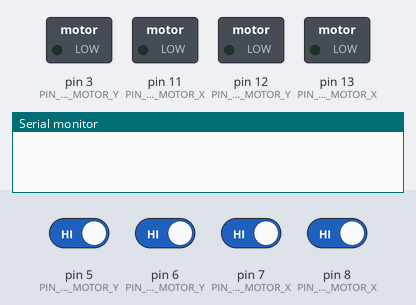
The sketch below on a simulated Arduino Uno, built with avr-gcc and run on an emulated ATmega328P. Parts: switched loads named in the sketch (green lamp = pin HIGH), the last lines printed to the serial monitor. Inputs (shaded band) come from the test bench; at power-on: pin 5 (PIN_BOUTON_SENS_1_MOTOR_Y), pin 6 (PIN_BOUTON_SENS_2_MOTOR_Y), pin 7 (PIN_BOUTON_SENS_2_MOTOR_X), pin 8 (PIN_BOUTON_SENS_1_MOTOR_X) HIGH.

Above: at 1.2 s.
1.3 s: pin 5 (PIN_BOUTON_SENS_1_MOTOR_Y) driven LOW
At 2.1 s:
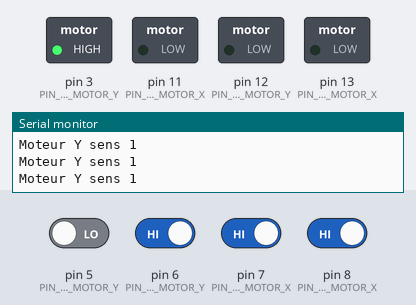
2.8 s: pin 7 (PIN_BOUTON_SENS_2_MOTOR_X) driven LOW
At 3.6 s:
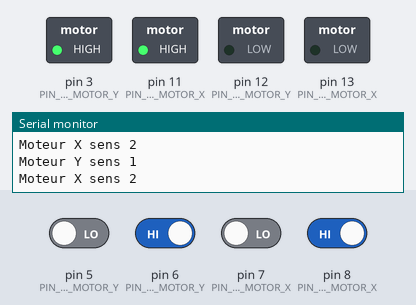
4.3 s: pin 8 (PIN_BOUTON_SENS_1_MOTOR_X) driven LOW
At 4.6 s:
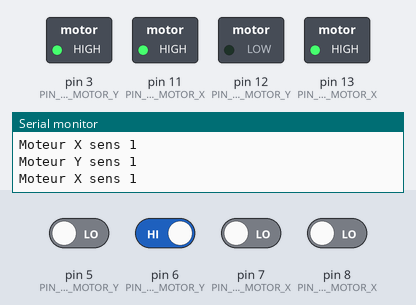
5.8 s: pin 5 (PIN_BOUTON_SENS_1_MOTOR_Y) driven HIGH
At 6.2 s:
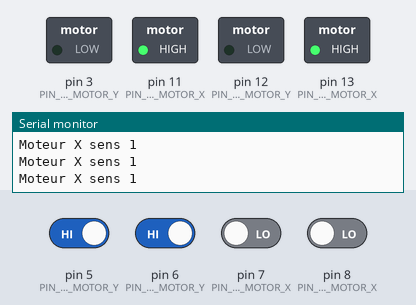
7.3 s: pin 6 (PIN_BOUTON_SENS_2_MOTOR_Y) driven LOW
At 8.5 s:
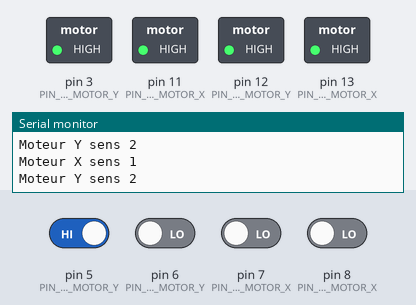
8.8 s: pin 6 (PIN_BOUTON_SENS_2_MOTOR_Y) driven HIGH
At 10.2 s:
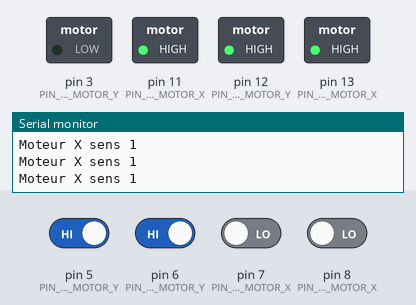
Timing chart, 0 to 11.3 s (numbered marks = the images above; inputs shaded):
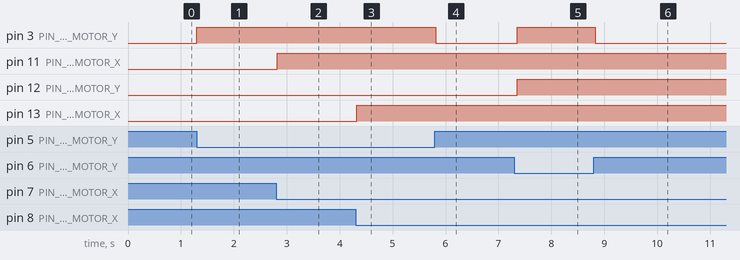

The sketch:

rotation.ino
```cpp
// ░██████╗░░█████╗░██████╗░██████╗░░█████╗░  ██████╗░░█████╗░████████╗░█████╗░████████╗██╗░█████╗░███╗░░██╗
// ██╔════╝░██╔══██╗██╔══██╗██╔══██╗██╔══██╗  ██╔══██╗██╔══██╗╚══██╔══╝██╔══██╗╚══██╔══╝██║██╔══██╗████╗░██║
// ██║░░██╗░██║░░██║██████╔╝██████╔╝██║░░██║  ██████╔╝██║░░██║░░░██║░░░███████║░░░██║░░░██║██║░░██║██╔██╗██║
// ██║░░╚██╗██║░░██║██╔═══╝░██╔══██╗██║░░██║  ██╔══██╗██║░░██║░░░██║░░░██╔══██║░░░██║░░░██║██║░░██║██║╚████║
// ╚██████╔╝╚█████╔╝██║░░░░░██║░░██║╚█████╔╝  ██║░░██║╚█████╔╝░░░██║░░░██║░░██║░░░██║░░░██║╚█████╔╝██║░╚███║
// ░╚═════╝░░╚════╝░╚═╝░░░░░╚═╝░░╚═╝░╚════╝░  ╚═╝░░╚═╝░╚════╝░░░░╚═╝░░░╚═╝░░╚═╝░░░╚═╝░░░╚═╝░╚════╝░╚═╝░░╚══╝
// https://arduinogetstarted.com/tutorials/arduino-joystick?utm_content=cmp-true
// https://www.aranacorp.com/fr/utilisation-dun-joystick-avec-arduino/

// █▄▄ █▀█ █░█ ▀█▀ █▀█ █▄░█ █▀   █▀█ █▀█ █░█ █▀ █▀ █▀█ █ █▀█ █▀
// █▄█ █▄█ █▄█ ░█░ █▄█ █░▀█ ▄█   █▀▀ █▄█ █▄█ ▄█ ▄█ █▄█ █ █▀▄ ▄█
#include "config.h"

void setup() {
  pinMode(PIN_VITESSE_MOTOR_X, OUTPUT); // Broche vitesseMotA configurée en sortie
  pinMode(PIN_SENS_MOTOR_X, OUTPUT); // Broche sensMotA configurée en sortie
  digitalWrite(PIN_SENS_MOTOR_X, LOW); // À l'arrêt
  analogWrite(PIN_VITESSE_MOTOR_X, 0);

  pinMode(PIN_VITESSE_MOTOR_Y, OUTPUT);
  pinMode(PIN_SENS_MOTOR_Y, OUTPUT);
  digitalWrite(PIN_SENS_MOTOR_Y, LOW); // Arrêt du moteur 2
  analogWrite(PIN_VITESSE_MOTOR_Y, 0);

  pinMode(PIN_BOUTON_SENS_1_MOTOR_X, INPUT_PULLUP); // Broche du bouton de sens 1 configurée en entrée avec une résistance de pull-up interne activée
  pinMode(PIN_BOUTON_SENS_2_MOTOR_X, INPUT_PULLUP); // Broche du bouton de sens 2 configurée en entrée avec une résistance de pull-up interne activée
  pinMode(PIN_BOUTON_SENS_1_MOTOR_Y, INPUT_PULLUP); // Broche du bouton de sens 1 configurée en entrée avec une résistance de pull-up interne activée
  pinMode(PIN_BOUTON_SENS_2_MOTOR_Y, INPUT_PULLUP); // Broche du bouton de sens 2 configurée en entrée avec une résistance de pull-up interne activée

  // Démarre la communication série
  Serial.begin(9600);
}

void loop() {
  int sensRotaMotorX = rotaDirectionMotorX();
  int sensRotaMotorY = rotaDirectionMotorY();

  controlMotorX(sensRotaMotorX);
  controlMotorY(sensRotaMotorY);
  // Autres actions à effectuer dans la boucle principale
}

int rotaDirectionMotorX() {
  int etatBoutonSens1 = digitalRead(PIN_BOUTON_SENS_1_MOTOR_X);
  int etatBoutonSens2 = digitalRead(PIN_BOUTON_SENS_2_MOTOR_X);

  if (etatBoutonSens1 == LOW) {
    return 1; // Sens 1
  } else if (etatBoutonSens2 == LOW) {
    return 2; // Sens 2
  }

  return 0; // Aucun sens sélectionné
}
int rotaDirectionMotorY() {
  int etatBoutonSens1 = digitalRead(PIN_BOUTON_SENS_1_MOTOR_Y);
  int etatBoutonSens2 = digitalRead(PIN_BOUTON_SENS_2_MOTOR_Y);

  if (etatBoutonSens1 == LOW) {
    return 1; // Sens 1
  } else if (etatBoutonSens2 == LOW) {
    return 2; // Sens 2
  }

  return 0; // Aucun sens sélectionné
}

void controlMotorX(int sensRotaMotorX) {
  switch (sensRotaMotorX) {
    case 1:
      Serial.println("Moteur X sens 1 ");
      digitalWrite(PIN_SENS_MOTOR_X, HIGH); // Sens 1
      analogWrite(PIN_VITESSE_MOTOR_X, 255); // Vitesse maximale à faire varier entre 0 et 255
      // Serial.println("Le moteur X tourne dans le sens 1");
      break;
    case 2:
      Serial.println("Moteur X sens 2 ");
      digitalWrite(PIN_SENS_MOTOR_X, LOW); // Sens 2
      analogWrite(PIN_VITESSE_MOTOR_X, 255); // Vitesse maximale
      // Serial.println("Le moteur X tourne dans le sens 2");
      break;
    default:
      analogWrite(PIN_VITESSE_MOTOR_X, 0); // Vitesse nulle
      //Serial.println("Le moteur X est à l'arrêt");
      break;
  }
}
void controlMotorY(int sensRotaMotorY) {
  switch (sensRotaMotorY) {
    case 1:
      Serial.println("Moteur Y sens 1 ");
      digitalWrite(PIN_SENS_MOTOR_Y, LOW); // Sens 1
      analogWrite(PIN_VITESSE_MOTOR_Y, 255); // Vitesse maximale à faire varier entre 0 et 255
      // Serial.println("Le moteur Y tourne dans le sens 1");
      break;
    case 2:
      Serial.println("Moteur Y sens 2 ");
      digitalWrite(PIN_SENS_MOTOR_Y, HIGH); // Sens 2
      analogWrite(PIN_VITESSE_MOTOR_Y, 255); // Vitesse maximale
      // Serial.println("Le moteur Y tourne dans le sens 2");
      break;
    default:
      analogWrite(PIN_VITESSE_MOTOR_Y, 0); // Vitesse nulle
      //Serial.println("Le moteur Y est à l'arrêt");
      break;
  }
}


// EN TEST

// █▀ █▀█ █▀▀ █▀▀ █▀▄   █░░ █ █▀▄▀█ █ ▀█▀
// ▄█ █▀▀ ██▄ ██▄ █▄▀   █▄▄ █ █░▀░█ █ ░█░

// void moveMotorX(float speedRPM) {
//   // Vérifie si la vitesse donnée dépasse la vitesse maximale autorisée
//   if (speedRPM > MAX_SPEED_X) {
//     speedRPM = MAX_SPEED_X;
//   }

//   // Convertit la vitesse en tours par minute en valeur de vitesse appropriée pour la fonction analogWrite()
//   int speedValue = map(speedRPM, 0, MAX_SPEED_X, 0, 255);

//   // Détermine le sens de rotation en fonction de la valeur de vitesse
//   if (speedValue > 0) {
//     digitalWrite(PIN_SENS_MOTOR_X, HIGH); // Sens 1
//   } else {
//     digitalWrite(PIN_SENS_MOTOR_X, LOW); // Sens 2
//   }

//   // Met à jour la vitesse du moteur
//   analogWrite(PIN_VITESSE_MOTOR_X, abs(speedValue));
// }

// void moveMotorY(float speedRPM) {
//   // Vérifie si la vitesse donnée dépasse la vitesse maximale autorisée
//   if (speedRPM > MAX_SPEED_Y) {
//     speedRPM = MAX_SPEED_Y;
//   }

//   // Convertit la vitesse en tours par minute en valeur de vitesse appropriée pour la fonction analogWrite()
//   int speedValue = map(speedRPM, 0, MAX_SPEED_Y, 0, 255);

//   // Détermine le sens de rotation en fonction de la valeur de vitesse
//   if (speedValue > 0) {
//     digitalWrite(PIN_SENS_MOTOR_Y, HIGH); // Sens 1
//   } else {
//     digitalWrite(PIN_SENS_MOTOR_Y, LOW); // Sens 2
//   }

//   // Met à jour la vitesse du moteur
//   analogWrite(PIN_VITESSE_MOTOR_Y, abs(speedValue));
// }


// █▀▄▀█ █▀█ ▀█▀ █▀█ █▀█   ▄▀█ █▄░█ █▀▀ █░░ █▀▀ █▀
// █░▀░█ █▄█ ░█░ █▄█ █▀▄   █▀█ █░▀█ █▄█ █▄▄ ██▄ ▄█

// void setup() {
//   // Positionne les moteurs à l'angle par défaut
//   angleMotorX(DEFAULT_ANGLE_X);
//   angleMotorY(DEFAULT_ANGLE_Y);
// }

// void angleMotorX(float angle) {
//   // Vérifie si l'angle donné est en dehors de la plage autorisée
//   if (angle < MIN_ANGLE_X || angle > MAX_ANGLE_X) {
//     // Gère l'erreur d'angle invalide
//     Serial.println("Angle invalide pour le moteur X");
//     return;
//   }

//   // Calcule la valeur de vitesse en fonction de l'angle (à adapter en fonction de votre configuration)
//   int speed = map(angle, MIN_ANGLE_X, MAX_ANGLE_X, 0, 255);

//   // Détermine le sens de rotation en fonction de l'angle (à adapter en fonction de votre configuration)
//   if (angle < currentAngleX) {
//     digitalWrite(PIN_SENS_MOTOR_X, HIGH); // Sens 1
//   } else {
//     digitalWrite(PIN_SENS_MOTOR_X, LOW); // Sens 2
//   }

//   // Met à jour la vitesse du moteur
//   analogWrite(PIN_VITESSE_MOTOR_X, speed);

//   // Met à jour l'angle actuel
//   currentAngleX = angle;
// }
// void angleMotorY(float angle) {
//   // Vérifie si l'angle donné est en dehors de la plage autorisée
//   if (angle < MIN_ANGLE_Y || angle > MAX_ANGLE_Y) {
//     // Gère l'erreur d'angle invalide
//     Serial.println("Angle invalide pour le moteur Y");
//     return;
//   }

//   // Calcule la valeur de vitesse en fonction de l'angle (à adapter en fonction de votre configuration)
//   int speed = map(angle, MIN_ANGLE_Y, MAX_ANGLE_Y, 0, 255);

//   // Détermine le sens de rotation en fonction de l'angle (à adapter en fonction de votre configuration)
//   if (angle < currentAngleY) {
//     digitalWrite(PIN_SENS_MOTOR_Y, LOW); // Sens 1
//   } else {
//     digitalWrite(PIN_SENS_MOTOR_Y, HIGH); // Sens 2
//   }

//   // Met à jour la vitesse du moteur
//   analogWrite(PIN_VITESSE_MOTOR_Y, speed);

//   // Met à jour l'angle actuel
//   currentAngleY = angle;
// }


// █▀▄ █▀█ █░█ █▄▄ █░░ █▀▀ ▄▄ █▀▀ █░░ █ █▀▀ █▄▀
// █▄▀ █▄█ █▄█ █▄█ █▄▄ ██▄ ░░ █▄▄ █▄▄ █ █▄▄ █░█

// void loop() {
//   int sensRotation = rotaDirection();
//   controlMotor(sensRotation);
// }

// int rotaDirection() {
//   int etatBoutonSens1 = digitalRead(PIN_BOUTON_SENS_1);
//   int etatBoutonSens2 = digitalRead(PIN_BOUTON_SENS_2);

//   if (etatBoutonSens1 == LOW) {
//     if (isDoubleClick(PIN_BOUTON_SENS_1)) {
//       return toggleRotaPriority(); // Changer la priorité de rotation
//     } else {
//       return rotaPriority;
//     }
//   } else if (etatBoutonSens2 == LOW) {
//     if (isDoubleClick(PIN_BOUTON_SENS_2)) {
//       return toggleRotaPriority(); // Changer la priorité de rotation
//     } else {
//       return rotaPriority;
//     }
//   }

//   return 0; // Aucun sens sélectionné
// }

// void controlMotor(int sensRotation) {
//   switch (sensRotation) {
//     case 1:
//       digitalWrite(PIN_SENS_MOTEUR1, LOW);
//       analogWrite(PIN_VITESSE_MOTEUR1, 128);
//       break;
//     case 2:
//       digitalWrite(PIN_SENS_MOTEUR1, HIGH);
//       analogWrite(PIN_VITESSE_MOTEUR1, 255);
//       break;
//     default:
//       digitalWrite(PIN_SENS_MOTEUR1, LOW);
//       analogWrite(PIN_VITESSE_MOTEUR1, 0);
//       break;
//   }

//   if (rotaPriority == 2) {
//     switch (sensRotation) {
//       case 1:
//         digitalWrite(PIN_SENS_MOTEUR2, LOW);
//         analogWrite(PIN_VITESSE_MOTEUR2, 128);
//         break;
//       case 2:
//         digitalWrite(PIN_SENS_MOTEUR2, HIGH);
//         analogWrite(PIN_VITESSE_MOTEUR2, 255);
//         break;
//       default:
//         digitalWrite(PIN_SENS_MOTEUR2, LOW);
//         analogWrite(PIN_VITESSE_MOTEUR2, 0);
//         break;
//     }
//   }
// }

// int toggleRotaPriority() {
//   if (rotaPriority == 1) {
//     rotaPriority = 2;
//     Serial.println("Rota Priority: Motor 2");
//   } else {
//     rotaPriority = 1;
//     Serial.println("Rota Priority: Motor 1");
//   }
//   return rotaPriority;
// }

// bool isDoubleClick(int buttonPin) {
//   unsigned long currentTime = millis();
//   int buttonState = digitalRead(buttonPin);

//   if (buttonState == LOW) {
//     if (currentTime - lastButtonClickTime <= DOUBLE_CLIC_DELAY) {
//       lastButtonClickTime = 0;
//       return true;
//     } else {
//       lastButtonClickTime = currentTime;
//     }
//   }

//   return false;
// }
```

config.h
```cpp
// Creator: Eliès Fali
// Date: 2023-05-30
// Version: 1.1.0
// Description: Fichier de configuration du programme

const int PIN_VITESSE_MOTOR_X = 11; // Constante pour la broche vitesse D3
const int PIN_SENS_MOTOR_X = 13; // Constante pour la direction / sens broche D12
const int PIN_VITESSE_MOTOR_Y = 3; // Constante pour la broche vitesse moteur 2 ()
const int PIN_SENS_MOTOR_Y = 12; // Constante pour la broche sens moteur 2 ()

const int PIN_BOUTON_SENS_1_MOTOR_X = 8; // Broche pour le bouton de sens 1 du Grove Dual Button
const int PIN_BOUTON_SENS_2_MOTOR_X = 7; // Broche pour le bouton de sens 2 du Grove Dual Button
const int PIN_BOUTON_SENS_1_MOTOR_Y = 5; // Broche pour le bouton de sens 1 du Grove Dual Button
const int PIN_BOUTON_SENS_2_MOTOR_Y = 6; // Broche pour le bouton de sens 2 du Grove Dual Button


// EN TEST

// Vitesse maximale de rotation (en rotations par minute)
const float maxSpeedX = 1.0; // Vitesse maximale de rotation axe X (You can change this value)
const float maxSpeedY = 1.0; // Vitesse maximale de rotation axe Y (You can change this value)
// Variables de vitesse des moteurs
int speedMotors = 300; // Vitesse des moteurs (c.f fiche technique moteur)
int RPM_MOTOR_X = (speedMotors / 255) * maxSpeedX; // Constante pour la vitesse moteur 1 (DO NOT TOUCH)
int RPM_MOTOR_Y = (speedMotors / 255) * maxSpeedY; // Constante pour la vitesse moteur 2 (DO NOT TOUCH)

// Angles de rotation
const float DEFAULT_ANGLE_X = 0.0; // Angle par défaut pour le moteur X
const float MIN_ANGLE_X = -90.0; // Angle minimal pour le moteur X
const float MAX_ANGLE_X = 90.0; // Angle maximal pour le moteur X
//
const float DEFAULT_ANGLE_Y = 0.0; // Angle par défaut pour le moteur Y
const float MIN_ANGLE_Y = -90.0; // Angle minimal pour le moteur Y
const float MAX_ANGLE_Y = 90.0; // Angle maximal pour le moteur Y
//
float currentAngleX = DEFAULT_ANGLE_X; // Angle actuel du moteur X
float currentAngleY = DEFAULT_ANGLE_Y; // Angle actuel du moteur Y

// Variables pour le double-clic
const int DOUBLE_CLIC_DELAY = 500; // Délai maximal (en millisecondes) pour effectuer un double-clic
//
unsigned long lastButtonClickTime = 0; // Temps du dernier clic
bool isFirstButtonClick = true; // Indique si le premier clic d'un double-clic a été effectué
int rotaPriority = 1; // Variable pour contrôler le moteur actif (1: moteur 1, 2: moteur 2)
```

Measured:
- after the input at 1.3 s, pin 3 (PIN_VITESSE_MOTOR_Y): LOW → HIGH at once
- after the input at 2.8 s, pin 11 (PIN_VITESSE_MOTOR_X): LOW → HIGH at once
- after the input at 4.3 s, pin 13 (PIN_SENS_MOTOR_X): LOW → HIGH at once
- after the input at 5.8 s, pin 3 (PIN_VITESSE_MOTOR_Y): HIGH → LOW at once
- after the input at 7.3 s, pin 3 (PIN_VITESSE_MOTOR_Y), pin 12 (PIN_SENS_MOTOR_Y): LOW → HIGH after 0.05 s
- after the input at 8.8 s, pin 3 (PIN_VITESSE_MOTOR_Y): HIGH → LOW at once
